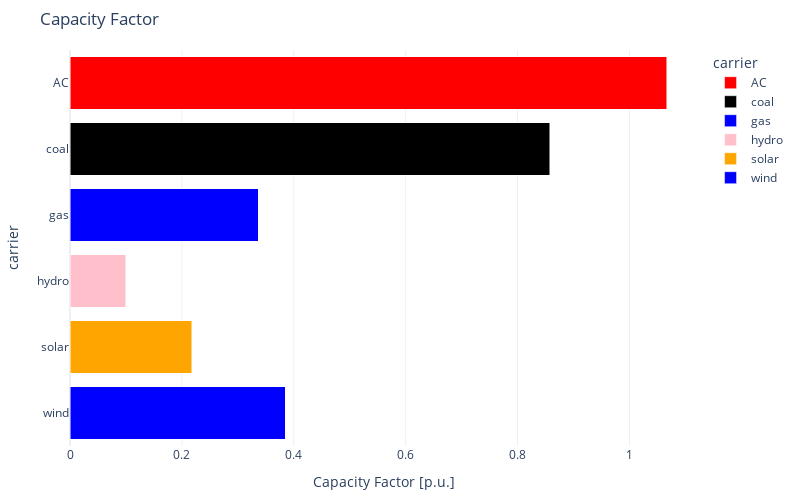

Source (notebook cell):
### Code cell
n_ZA.statistics.capacity_factor.iplot()

### Figure 1 — Plotly figure (JSON) as saved in the notebook; plotly's stock layout.template omitted (floating-point values rounded to 4 significant figures)
{"data": [{"alignmentgroup": "True", "hovertemplate": "carrier=%{y}<br>Capacity Factor [p.u.]=%{x}<extra></extra>", "legendgroup": "AC", "marker": {"color": "red", "pattern": {"shape": ""}}, "name": "AC", "offsetgroup": "AC", "orientation": "h", "showlegend": true, "textposition": "auto", "type": "bar", "x": [1.066], "xaxis": "x", "y": ["AC"], "yaxis": "y"}, {"alignmentgroup": "True", "hovertemplate": "carrier=%{y}<br>Capacity Factor [p.u.]=%{x}<extra></extra>", "legendgroup": "coal", "marker": {"color": "black", "pattern": {"shape": ""}}, "name": "coal", "offsetgroup": "coal", "orientation": "h", "showlegend": true, "textposition": "auto", "type": "bar", "x": [0.8579], "xaxis": "x", "y": ["coal"], "yaxis": "y"}, {"alignmentgroup": "True", "hovertemplate": "carrier=%{y}<br>Capacity Factor [p.u.]=%{x}<extra></extra>", "legendgroup": "gas", "marker": {"color": "blue", "pattern": {"shape": ""}}, "name": "gas", "offsetgroup": "gas", "orientation": "h", "showlegend": true, "textposition": "auto", "type": "bar", "x": [0.3366], "xaxis": "x", "y": ["gas"], "yaxis": "y"}, {"alignmentgroup": "True", "hovertemplate": "carrier=%{y}<br>Capacity Factor [p.u.]=%{x}<extra></extra>", "legendgroup": "hydro", "marker": {"color": "pink", "pattern": {"shape": ""}}, "name": "hydro", "offsetgroup": "hydro", "orientation": "h", "showlegend": true, "textposition": "auto", "type": "bar", "x": [0.09984], "xaxis": "x", "y": ["hydro"], "yaxis": "y"}, {"alignmentgroup": "True", "hovertemplate": "carrier=%{y}<br>Capacity Factor [p.u.]=%{x}<extra></extra>", "legendgroup": "solar", "marker": {"color": "orange", "pattern": {"shape": ""}}, "name": "solar", "offsetgroup": "solar", "orientation": "h", "showlegend": true, "textposition": "auto", "type": "bar", "x": [0.2177], "xaxis": "x", "y": ["solar"], "yaxis": "y"}, {"alignmentgroup": "True", "hovertemplate": "carrier=%{y}<br>Capacity Factor [p.u.]=%{x}<extra></extra>", "legendgroup": "wind", "marker": {"color": "blue", "pattern": {"shape": ""}}, "name": "wind", "offsetgroup": "wind", "orientation": "h", "showlegend": true, "textposition": "auto", "type": "bar", "x": [0.3852], "xaxis": "x", "y": ["wind"], "yaxis": "y"}], "layout": {"barmode": "stack", "height": 500, "legend": {"title": {"text": "carrier"}, "tracegroupgap": 0}, "margin": {"b": 50, "l": 50, "r": 50, "t": 50}, "title": {"text": "Capacity Factor"}, "width": 800, "xaxis": {"anchor": "y", "domain": [0, 1], "title": {"text": "Capacity Factor [p.u.]"}}, "yaxis": {"anchor": "x", "categoryarray": ["wind", "solar", "hydro", "gas", "coal", "AC"], "categoryorder": "array", "domain": [0, 1], "title": {"text": "carrier"}}}}
